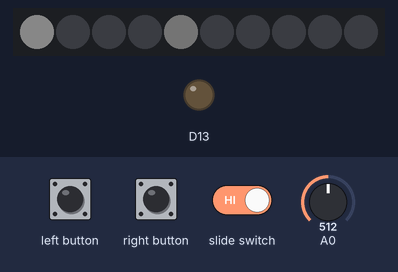
The sketch below on a simulated Adafruit Circuit Playground Express. Parts: 10 RGB LEDs in strip order, left to right, output pins drawn as LEDs (lit = HIGH). Inputs (shaded band) come from the test bench; at power-on: A0 = 512. Dim RGB values are drawn brighter than linear; random numbers use the default seed unless the sketch sets one.

Above: at 1.28 s.
1.3 s: left button pressed for 0.15 s
At 1.56 s:
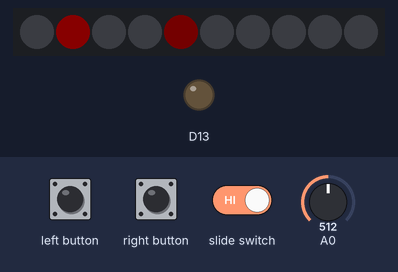
2.0 s: right button pressed for 0.15 s
At 2.28 s:
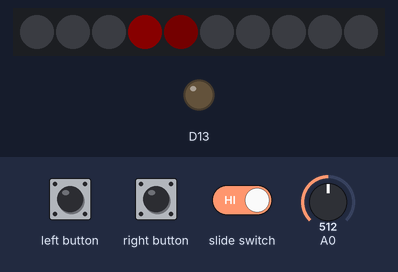
2.7 s: slide switch set LOW
At 3.84 s:
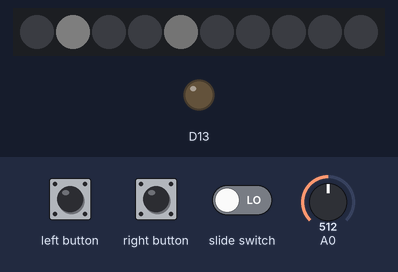
5.1 s: left button pressed for 1 s
At 6.29 s:
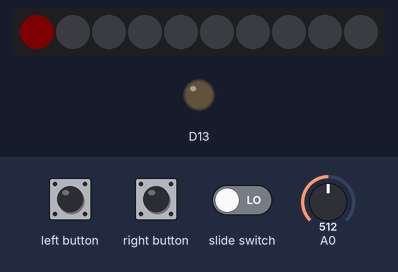
6.7 s: right button pressed for 0.15 s
At 7.01 s:
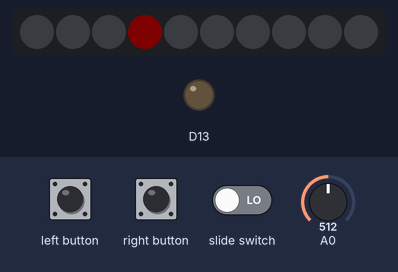
7.4 s: right button pressed for 1 s
At 9.0 s:
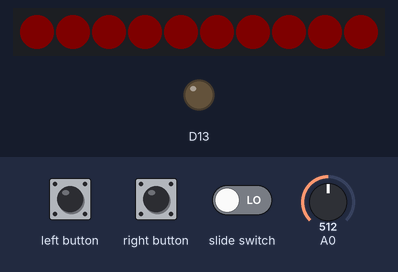
Timing chart, 0 to 10.5 s (numbered marks = the images above; inputs shaded):
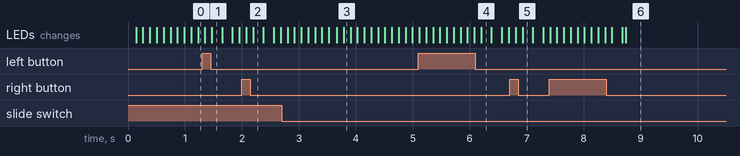

The sketch:

hole_in_one.ino
```cpp
#include <Adafruit_CircuitPlayground.h>

// ISR values
bool buttonFlag = false;
bool switchFlag = true;
bool switchState = true;

// Game-specific values
byte correct;
byte score;
byte winScore = 20;
byte spinSpeed = 120;
byte brightnessBall;
byte brightnessGoal;
byte lives = 5;

// Jingles
int winTune[2][8] = {
  { 233.08, 349.23, 466.16, 349.23, 311.13, 233.08, 440.00, 466.16 },
  { 180, 180, 180, 90, 90, 250, 90, 180 }
};
int loseTune[2][4] = {
  { 392.00, 329.63, 261.63, 65.496 },
  { 150, 350, 150, 500 }
};

void setup() {
  CircuitPlayground.begin();
  Serial.begin(9600);
  pinMode(7, INPUT_PULLUP);
  pinMode(4, INPUT_PULLDOWN);
  pinMode(5, INPUT_PULLDOWN);
  attachInterrupt(digitalPinToInterrupt(7), switchISR, CHANGE);
  attachInterrupt(digitalPinToInterrupt(4), buttonISR, FALLING);
  attachInterrupt(digitalPinToInterrupt(5), buttonISR, FALLING);
  gameReset(); }

void switchISR() {
  switchFlag = !switchFlag; }

void buttonISR() {
  buttonFlag = !buttonFlag; }

// Uses randomized value to reset the board for each round
void gameReset() {
  CircuitPlayground.setPixelColor(correct, 0, 0, 0);
  randomSeed(analogRead(0));
  correct = random(10);
  CircuitPlayground.setPixelColor(correct, brightnessGoal, brightnessGoal, brightnessGoal);
  buttonFlag = false; }

void loop() {
  // Detects change in switch state
  if (switchFlag) {
    delay(20);
    switchState = digitalRead(7);
    switchFlag = false; }

  // Changes brightness in quiet mode
  if (switchState) {
    brightnessBall = 120;
    brightnessGoal = 13; }
  else {
    brightnessBall = 50;
    brightnessGoal = 1; }

  // Main gameplay
  if (buttonFlag) { // Has the player pressed the score button?
    if (score == correct) { // Yes, and the score equals the correct value
      for (int i = 0; i < 2; ++i) { // Flash green animation
        CircuitPlayground.setPixelColor(score, 0, 0, 0);
        delay(60);
        CircuitPlayground.setPixelColor(score, 0, brightnessBall, 0);
        delay(60); }
      spinSpeed = spinSpeed-20; // Increase speed
      gameReset();
      } else { // No
        CircuitPlayground.setPixelColor(correct, brightnessGoal, 0, 0); // Tint goal red
        for (int i = 0; i < 2; ++i) { // Flash red animation
          CircuitPlayground.setPixelColor(score, brightnessBall, 0, 0);
          delay(60);
          CircuitPlayground.setPixelColor(score, 0, 0, 0);
          delay(60); }
        lives = lives-1; // Subtract a life
        gameReset(); }
    } else if (spinSpeed == winScore) { // Win condition, if the player meets the required win score
        for (int i = 0; i < 10; ++i) { // Paint entire screen green
          CircuitPlayground.setPixelColor(i, 0, brightnessBall, 0); }
        if (switchState) { // Play win jingle
          for (int i = 0; i < 8; ++i) {
            CircuitPlayground.playTone(winTune[0][i], winTune[1][i]); }
        }
        delay(100000);
    } else if (lives == 0) { // Lose condition, if the player runs out of lives
        for (int i = 0; i < 10; ++i) { // Paint entire screen red
          CircuitPlayground.setPixelColor(i, brightnessBall, 0, 0); }
        if (switchState) { // Play lose jingle
          for (int i = 0; i < 4; ++i) {
            CircuitPlayground.playTone(loseTune[0][i], loseTune[1][i]); }
        }
        delay(100000);
    } else { for (int i = 0; i < 10; ++i) { // Spinning effect
        if (buttonFlag) { // Interrupt function for instant response
          break; }
        score = i; // Set score to i integer
        CircuitPlayground.setPixelColor(i, brightnessBall, brightnessBall, brightnessBall); // Paint i integer to screen
        if ((i+9)%10 != correct) {  // Blank out the previous i integer to screen
          CircuitPlayground.setPixelColor((i+9)%10, 0, 0, 0); } else {
          CircuitPlayground.setPixelColor(correct, brightnessGoal, brightnessGoal, brightnessGoal); }
        delay(spinSpeed); }
  }
}
```
